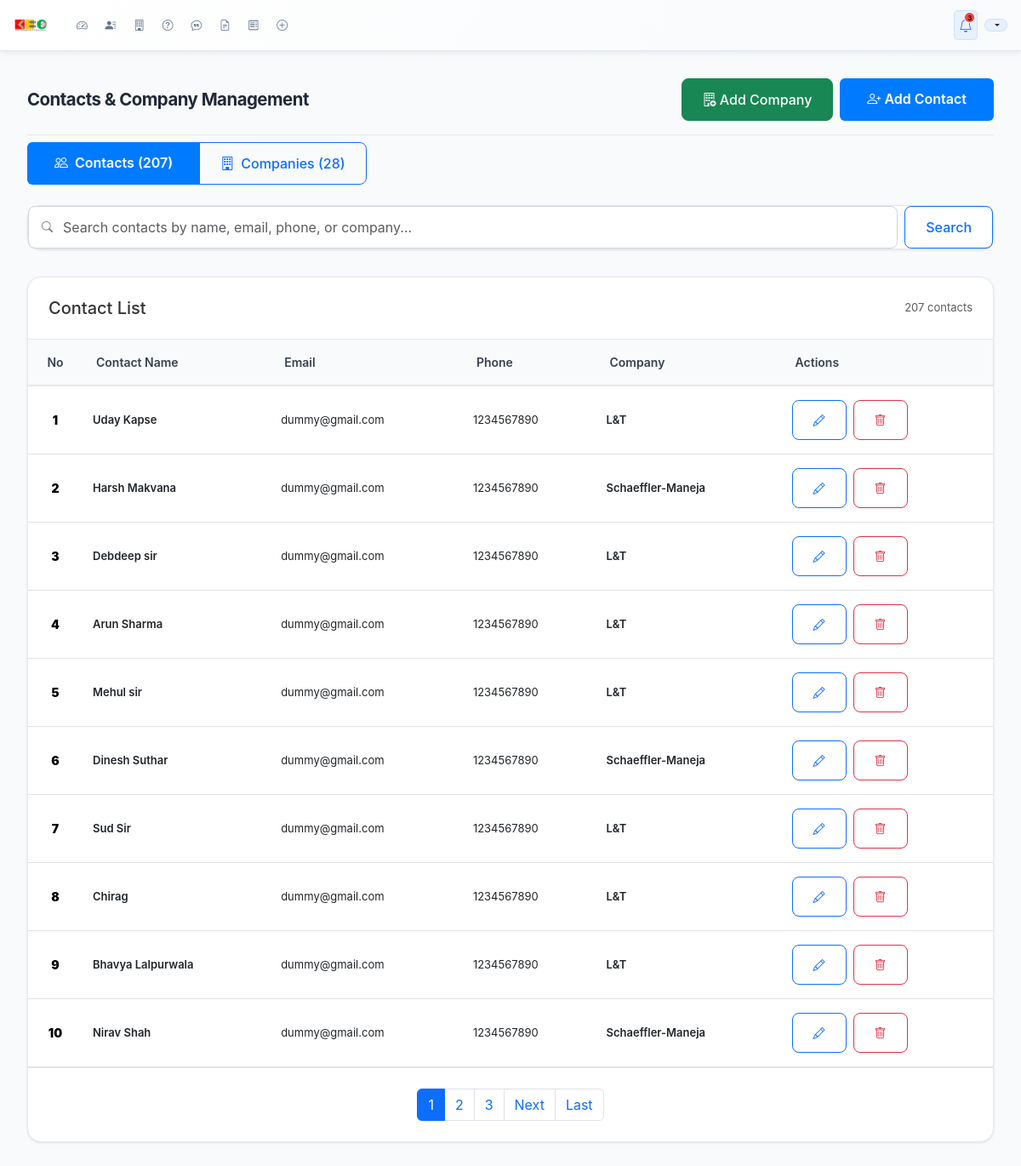
The app's page /contacts/ (signed in) with its own data.
### dashboard/models.py (models this page shows, shortened)
class Contact(models.Model):
    contact_name = models.CharField(max_length=200, verbose_name="Client/Contact Name")
    email_1 = models.EmailField(verbose_name="Primary Email Address")
    email_2 = models.EmailField(verbose_name="Secondary Email Address", blank=True, null=True)
    phone_1 = models.CharField(max_length=20, verbose_name="Primary Phone Number")
    phone_2 = models.CharField(max_length=20, verbose_name="Secondary Phone Number", blank=True, null=True)
    phone_3 = models.CharField(max_length=20, verbose_name="Tertiary Phone Number", blank=True, null=True)
    company = models.ForeignKey(Company, on_delete=models.CASCADE, verbose_name="Company")
    location_city = models.CharField(max_length=100, verbose_name="Location (City)", blank=True)
    individual_address = models.TextField(verbose_name="Individual Address")
    customer_name = models.CharField(max_length=200, verbose_name="Customer Name", blank=True, null=True)
    email = models.EmailField(verbose_name="Email Address", blank=True, null=True)  # Legacy field
    plant = models.CharField(max_length=100, verbose_name="Plant Location", blank=True, null=True)
    address = models.TextField(verbose_name="Address", blank=True, null=True)
    created_at = models.DateTimeField(auto_now_add=True)
    updated_at = models.DateTimeField(auto_now=True)
    class Meta:
        verbose_name = "Contact"
        verbose_name_plural = "Contacts"
        ordering = ['-created_at']

class Company(models.Model):
    company_name = models.CharField(max_length=200, verbose_name="Company Name")
    city_1 = models.CharField(max_length=100, verbose_name="Primary City")
    city_2 = models.CharField(max_length=100, verbose_name="Secondary City", blank=True, null=True)
    address_1 = models.TextField(verbose_name="Primary Address")
    address_2 = models.TextField(verbose_name="Secondary Address", blank=True, null=True)
    address_3 = models.TextField(verbose_name="Tertiary Address", blank=True, null=True)
    created_at = models.DateTimeField(auto_now_add=True)
    updated_at = models.DateTimeField(auto_now=True)
    def get_cities_display(self):
        cities = [self.city_1]
        if self.city_2:
            cities.append(self.city_2)
        return ", ".join(cities)
    class Meta:
        verbose_name = "Company"
        verbose_name_plural = "Companies"
        ordering = ['company_name', 'city_1']
        unique_together = ['company_name', 'city_1']

### dashboard/views.py (the view, shortened to what this page needs)
# urls.py: path('contacts/', views.contact_management_view, name='contact_management'),
@login_required
def contact_management_view(request):
    search_query = request.GET.get('search', '')
    view_type = request.GET.get('view', 'contacts')  # 'contacts' or 'companies'
    if view_type == 'companies':
        companies = Company.objects.all()
        if search_query:
            companies = companies.filter(
                Q(company_name__icontains=search_query) |
                Q(city_1__icontains=search_query) |
                Q(city_2__icontains=search_query)
            )
        companies = companies.order_by('company_name', 'city_1')
        paginator = Paginator(companies, 10)
        page_number = request.GET.get('page')
        page_obj = paginator.get_page(page_number)
        context = {
            'page_obj': page_obj,
            'search_query': search_query,
            'view_type': view_type,
            'total_companies': Company.objects.count(),
            'total_contacts': Contact.objects.count(),
        }
    else:
        contacts = Contact.objects.select_related('company').all()
        contacts = contacts.order_by('-created_at')
        paginator = Paginator(contacts, 10)
        page_number = request.GET.get('page')
        page_obj = paginator.get_page(page_number)
        context = {
            'page_obj': page_obj,
            'search_query': search_query,
            'view_type': view_type,
            'total_contacts': Contact.objects.count(),
            'total_companies': Company.objects.count(),
        }
    return render(request, 'dashboard/contact_management.html', context)

### dashboard/templates/dashboard/contact_management.html (shortened to what this page needs)
{% extends 'dashboard/base.html' %}
{% load static %}
{% block body_class %}scrollable-page{% endblock %}
{% block content %}
<div class="user-management-container">
    <div class="page-header">
        <div>
            <h2 class="page-title">Contacts & Company Management</h2>
        </div>
        <div class="d-flex gap-2">
            <a href="{% url 'dashboard:company_create' %}" class="btn btn-success add-btn">
                <i class="bi bi-building-add"></i>
                <span>Add Company</span>
            </a>
            <a href="{% url 'dashboard:contact_create' %}" class="btn btn-primary add-btn">
                <i class="bi bi-person-plus"></i>
                <span>Add Contact</span>
            </a>
        </div>
    </div>
    <div class="d-flex justify-content-between align-items-center mb-4">
        <div class="btn-group" role="group" aria-label="View toggle">
            <a href="?view=contacts{% if search_query %}&search={{ search_query }}{% endif %}"
               class="btn {% if view_type == 'contacts' or not view_type %}btn-primary{% else %}btn-outline-primary{% endif %}">
                <i class="bi bi-people me-2"></i>Contacts ({{ total_contacts }})
            </a>
            <a href="?view=companies{% if search_query %}&search={{ search_query }}{% endif %}"
               class="btn {% if view_type == 'companies' %}btn-primary{% else %}btn-outline-primary{% endif %}">
                <i class="bi bi-building me-2"></i>Companies ({{ total_companies }})
            </a>
        </div>
    </div>
    <div class="search-section">
        <form method="GET" class="search-input-group">
            <i class="bi bi-search"></i>
            {% if view_type == 'companies' %}
                <input type="text"
                       name="search"
                       class="form-control"
                       placeholder="Search companies by name or city..."
                       value="{{ search_query }}">
            {% else %}
                <input type="text"
                       name="search"
                       class="form-control"
                       placeholder="Search contacts by name, email, phone, or company..."
                       value="{{ search_query }}">
            {% endif %}
            <button type="submit" class="btn btn-outline-primary">Search</button>
        </form>
    </div>
    <div class="table-container">
        <div class="table-header">
            {% if view_type == 'companies' %}
                <h5 class="mb-0">Company List</h5>
                <span class="text-muted">{{ page_obj.paginator.count }} compan{{ page_obj.paginator.count|pluralize:"y,ies" }}</span>
            {% else %}
                <h5 class="mb-0">Contact List</h5>
                <span class="text-muted">{{ page_obj.paginator.count }} contact{{ page_obj.paginator.count|pluralize }}</span>
            {% endif %}
        </div>
        {% if page_obj %}
            <div class="table-responsive">
                <table class="table table-hover">
                    <thead>
                        <tr>
                            <th>No</th>
                            {% if view_type == 'companies' %}
                                <th>Company Name</th>
                                <th>City</th>
                                <th>Created</th>
                                <th>Actions</th>
                            {% else %}
                                <th>Contact Name</th>
                                <th>Email</th>
                                <th>Phone</th>
                                <th>Company</th>
                                <th>Actions</th>
                            {% endif %}
                        </tr>
                    </thead>
                    <tbody>
                        {% for item in page_obj %}
                            <tr>
                                <td>
                                    <div class="index-number">
                                        <strong>{{ forloop.counter0|add:page_obj.start_index }}</strong>
                                    </div>
                                </td>
                                {% if view_type == 'companies' %}
                                    <td>
                                        <div class="fw-semibold">{{ item.company_name }}</div>
                                    </td>
                                    <td>
                                        <span class="badge bg-primary">{{ item.city_1 }}</span>
                                    </td>
                                    <!-- <td>
                                        <span class="text-muted">{{ item.created_at|date:"M d, Y" }}</span>
                                    </td> -->
                                    <td>
                                        <div class="action-buttons">
                                            <a href="{% url 'dashboard:company_edit' item.id %}" class="btn btn-sm btn-outline-primary" title="Edit">
                                                <i class="bi bi-pencil"></i>
                                            </a>
                                            <button type="button" class="btn btn-sm btn-outline-danger" title="Delete"
                                                    onclick="confirmDeleteCompany({{ item.id }}, '{{ item.company_name|escapejs }}', {{ item.contact_set.count }})">
                                                <i class="bi bi-trash"></i>
                                            </button>
                                        </div>
                                    </td>
                                {% else %}
                                    <td>
                                        <div class="fw-semibold">{{ item.contact_name }}</div>
                                    </td>
                                    <td>
                                        <div>{{ item.email_1 }}</div>
                                    </td>
                                    <td>
                                        <div>{{ item.phone_1 }}</div>
                                    </td>
                                    <td>
                                        <div class="fw-semibold">{{ item.company.company_name }}</div>
                                    </td>
                                    <td>
                                        <div class="action-buttons">
                                            <a href="{% url 'dashboard:contact_edit' item.id %}" class="btn btn-sm btn-outline-primary" title="Edit">
                                                <i class="bi bi-pencil"></i>
                                            </a>
                                            <a href="{% url 'dashboard:contact_delete' item.id %}" class="btn btn-sm btn-outline-danger" title="Delete">
                                                <i class="bi bi-trash"></i>
                                            </a>
                                        </div>
                                    </td>
                                {% endif %}
                            </tr>
                        {% endfor %}
                    </tbody>
                </table>
            </div>
            {% if page_obj.has_other_pages %}
                <div class="pagination-container">
                    <nav aria-label="Pagination">
                        <ul class="pagination justify-content-center mb-0">
                            {% for num in page_obj.paginator.page_range %}
                                {% if page_obj.number == num %}
                                    <li class="page-item active">
                                        <span class="page-link">{{ num }}</span>
                                    </li>
                                {% elif num > page_obj.number|add:'-3' and num < page_obj.number|add:'3' %}
                                    <li class="page-item">
                                        <a class="page-link" href="?page={{ num }}&view={{ view_type }}{% if search_query %}&search={{ search_query }}{% endif %}">{{ num }}</a>
                                    </li>
                                {% endif %}
                            {% endfor %}
                            {% if page_obj.has_next %}
                                <li class="page-item">
                                    <a class="page-link" href="?page={{ page_obj.next_page_number }}&view={{ view_type }}{% if search_query %}&search={{ search_query }}{% endif %}">Next</a>
                                </li>
                                <li class="page-item">
                                    <a class="page-link" href="?page={{ page_obj.paginator.num_pages }}&view={{ view_type }}{% if search_query %}&search={{ search_query }}{% endif %}">Last</a>
                                </li>
                            {% endif %}
                        </ul>
                    </nav>
                </div>
            {% endif %}
        {% endif %}
    </div>
</div>
{% endblock %}

### dashboard/static/css/dashboard.css (style rules this page uses)
* { margin: 0; padding: 0; box-sizing: border-box; }
body { font-family: 'Inter', 'Segoe UI', Tahoma, Geneva, Verdana, sans-serif; background-color: #f5f7fa; color: #333; min-width: 1200px; font-size: 13px; }
body.scrollable-page { overflow-y: auto !important; min-height: 100vh !important; height: auto !important; }
.page-title { font-size: 1.275rem; font-weight: 700; color: #111827; margin: 0; letter-spacing: -0.025em; }
.user-management-container { padding: 0.5rem; max-width: 1400px; margin: 0 auto; }
.page-header { display: flex; justify-content: space-between; align-items: center; margin-bottom: 0.5rem; padding-bottom: 1rem; border-bottom: 1px solid #e5e7eb; }
.page-title { font-size: 1.275rem; font-weight: 700; color: #1f2937; margin: 0; }
.search-section { background: white; border-radius: 1rem; margin-bottom: 2rem; box-shadow: 0 1px 3px rgba(0,0,0,0.1); border: 1px solid #e5e7eb; }
.search-input-group { position: relative; display: flex; align-items: center; gap: 0.5rem; }
.search-input-group i { position: absolute; left: 1rem; color: #6b7280; z-index: 10; }
.search-input-group input { padding-left: 2.5rem; flex: 1; }
.table-container { background: white; border-radius: 1rem; box-shadow: 0 1px 3px rgba(0,0,0,0.1); border: 1px solid #e5e7eb; overflow: hidden; }
.table-header { padding: 1.5rem; border-bottom: 1px solid #e5e7eb; display: flex; justify-content: space-between; align-items: center; }
.table { margin: 0; }
.table th { background-color: #f9fafb; border-top: none; font-weight: 600; color: #374151; font-size: 0.875rem; padding: 1rem; }
.table td { padding: 1rem; vertical-align: middle; }
.action-buttons { display: flex; gap: 0.5rem; }
.pagination-container { padding: 1.5rem; border-top: 1px solid #e5e7eb; }
.form-control, .form-select { border-radius: 0.5rem; border: 1px solid #d1d5db; padding: 0.75rem 1rem; transition: all 0.2s ease; }
.btn { padding: 0.75rem 1.5rem; border-radius: 0.5rem; font-weight: 500; transition: all 0.2s ease; }
.btn-primary { background: linear-gradient(135deg, #3b82f6 0%, #2563eb 100%); border: none; }
.index-number { display: flex; align-items: center; justify-content: center; width: 40px; height: 40px; color: rgb(2, 1, 1); font-weight: 600; font-size: 0.875rem; }
.index-number strong { color: rgb(0, 0, 0); }
.table th:first-child, .table td:first-child { width: 60px; text-align: center; }
.table th { font-weight: 600; color: #374151; border-bottom: 2px solid #e5e7eb; }
.table td { vertical-align: middle; padding: 1rem 0.75rem; }
.btn-primary { padding: 0.75rem 2rem; background: #007bff; color: white; border: none; border-radius: 6px; font-weight: 600; cursor: pointer; transition: background-color 0.2s; }

### records on screen
Contact: contact_name "Uday Kapse", email_1 "dummy@gmail.com", phone_1 "1234567890", company.company_name "L&T"
Contact: contact_name "Harsh Makvana", email_1 "dummy@gmail.com", phone_1 "1234567890", company.company_name "Schaeffler-Maneja"
Contact: contact_name "Debdeep sir", email_1 "dummy@gmail.com", phone_1 "1234567890", company.company_name "L&T"
Contact: contact_name "Arun Sharma", email_1 "dummy@gmail.com", phone_1 "1234567890", company.company_name "L&T"
Contact: contact_name "Mehul sir", email_1 "dummy@gmail.com", phone_1 "1234567890", company.company_name "L&T"
Contact: contact_name "Dinesh Suthar", email_1 "dummy@gmail.com", phone_1 "1234567890", company.company_name "Schaeffler-Maneja"
Contact: contact_name "Sud Sir", email_1 "dummy@gmail.com", phone_1 "1234567890", company.company_name "L&T"
Contact: contact_name "Chirag", email_1 "dummy@gmail.com", phone_1 "1234567890", company.company_name "L&T"
Contact: contact_name "Bhavya Lalpurwala", email_1 "dummy@gmail.com", phone_1 "1234567890", company.company_name "L&T"
Contact: contact_name "Nirav Shah", email_1 "dummy@gmail.com", phone_1 "1234567890", company.company_name "Schaeffler-Maneja"

### other values on screen
{{ total_contacts }} "207"
{{ total_companies }} "28"
{{ page_obj.paginator.count }} "207"
{{ num }} "1"
{{ num }} "2" "3"
